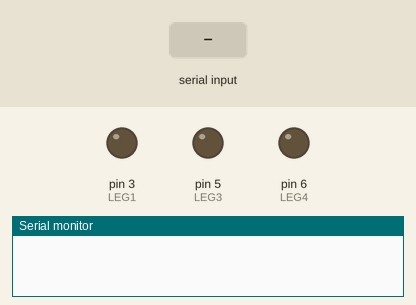
Simulated run of this sketch. Board: Arduino Uno, built with avr-gcc and run on an emulated ATmega328P. Shown: output pins drawn as LEDs (lit = HIGH), the last lines printed to the serial monitor. The test bench sets the inputs (shaded band). Random numbers use the default seed unless the sketch sets one.

Above: at 1.2 s.
1.3 s: "90,45\n" received over Serial
At 2.5 s:
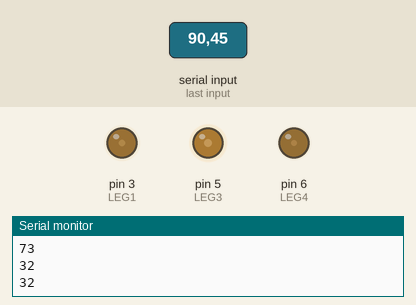
2.8 s: "30,150\n" received over Serial
At 4.0 s:
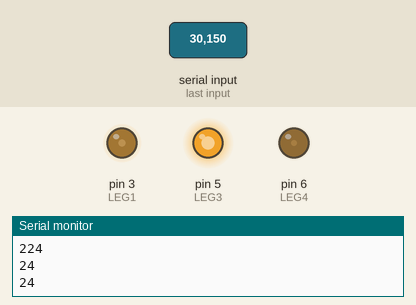
4.3 s: "5\n" received over Serial
At 5.5 s:
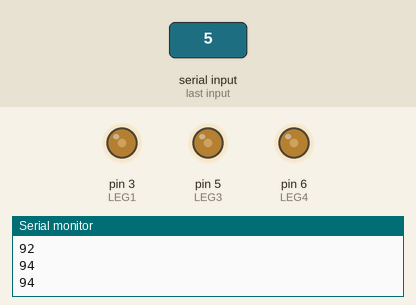
5.8 s: "90\n" received over Serial
At 6.6 s:
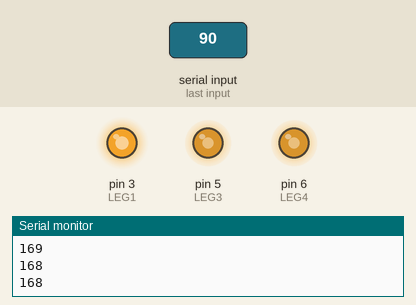
7.3 s: "200\n" received over Serial
At 7.8 s:
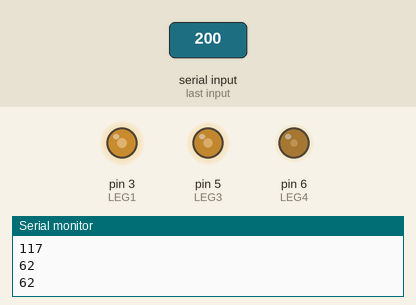
8.8 s: "90,45\n" received over Serial
At 9.3 s:
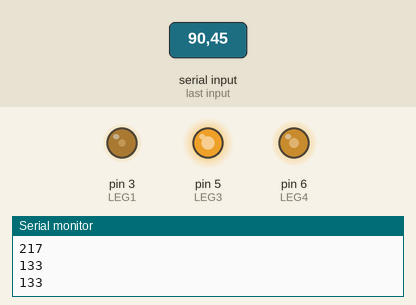
Timing chart, 0 to 11.3 s (numbered marks = the images above; inputs shaded):
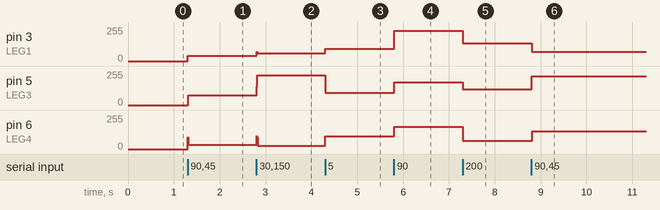

Measured:
- after the input at 1.3 s, pin 3 (LEG1): 0/255 → 39/255 at once; pin 5 (LEG3): 0/255 → 73/255 at once; pin 6 (LEG4): 0/255 → 32/255 at once
- after the input at 2.8 s, pin 3 (LEG1): 39/255 → 57/255 at once; pin 5 (LEG3): 73/255 → 224/255 at once; pin 6 (LEG4): 32/255 → 24/255 at once
- after the input at 4.3 s, pin 3 (LEG1): 57/255 → 91/255 at once; pin 5 (LEG3): 224/255 → 92/255 at once; pin 6 (LEG4): 24/255 → 94/255 at once
- after the input at 5.8 s, pin 3 (LEG1): 91/255 → 228/255 at once; pin 5 (LEG3): 92/255 → 169/255 at once; pin 6 (LEG4): 94/255 → 168/255 at once
- after the input at 7.3 s, pin 3 (LEG1): 228/255 → 132/255 at once; pin 5 (LEG3): 169/255 → 117/255 at once; pin 6 (LEG4): 168/255 → 62/255 at once
- after the input at 8.8 s, pin 3 (LEG1): 132/255 → 70/255 at once; pin 5 (LEG3): 117/255 → 217/255 at once; pin 6 (LEG4): 62/255 → 133/255 at once

The sketch:

Reading_serial_ASCII_Now_ANALOG.ino
```cpp
#define LEG1 3
#define LEG2 GND
#define LEG3 5
#define LEG4 6
#define button 4

int input;
int R,G,B;
int storage[3];
int intSize=3;
boolean pressed;

void setup() {
  Serial.begin(9600);
  pinMode(LEG1,OUTPUT);
  pinMode(LEG3,OUTPUT);
  pinMode(LEG4,OUTPUT);
 randomSeed(analogRead(A0));
}

//Reads a string and saves it in the input string
//**Add an exception for wrongly written input
void readNumbers(){
    for(int i=0;intSize>=i;i++){
      storage[i]=Serial.parseInt();
    }
}

void setLED(){
  analogWrite(LEG1,storage[0]);
  Serial.println(storage[0]);
  analogWrite(LEG3,storage[1]);
  analogWrite(LEG4,storage[2]);
}

void partySet(){

  int valA=random(0,255);
  analogWrite(LEG1,valA);
  valA=random(0,255);
  Serial.println(valA);
  analogWrite(LEG3,valA);
  valA=random(0,255);
  Serial.println(valA);
  analogWrite(LEG4,valA);
  Serial.println(valA);
}

void partyMode(){
  partySet();
  delay(random(0,200));
}

void digitalPress(){
  if(Serial.available()>0){
  partySet();
  Serial.read();
  }
}


void buttonPress(){
  while(button){
  }
  partySet();
}

void loop() {
/* if(Serial.available()>0){
  readNumbers();
  setLED();
  }
  */
 digitalPress();
}
```
